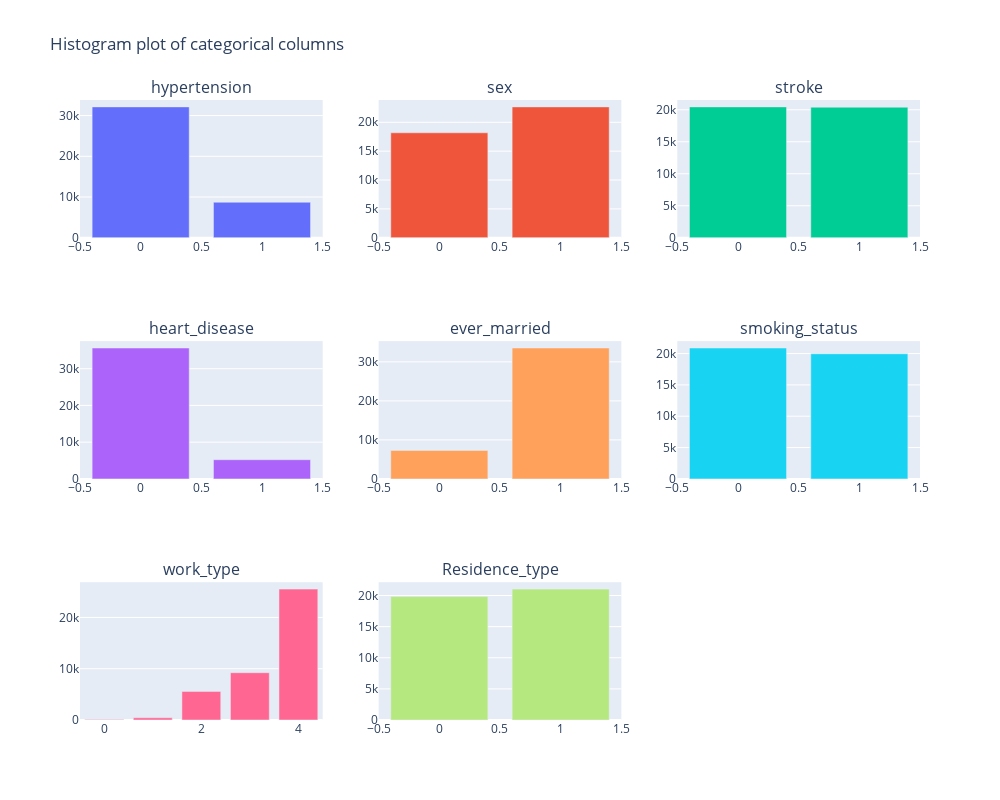

Here is the notebook cell this chart was saved with:
### Code cell
n_cols = 3
n_rows = n_rows = int(np.ceil(len(categorical_s.copy()) / n_cols))

"""Histogram using plotly"""
fig = make_subplots(rows=n_rows, cols=n_cols,
                    subplot_titles=tuple(categorical_s.copy()))

for i, col in enumerate(categorical_s.copy()):
    counts = data_dict['S'][col].value_counts()
    fig.add_trace(go.Bar(name=col, x=counts.index, y=counts.values), 
                  row=i//n_cols + 1,
                  col=i%n_cols + 1)

fig.update_layout(title="Histogram plot of categorical columns",
                 height=800,
                 width=1000,
                 showlegend=False)

### Figure 1 — Plotly figure (JSON) as saved in the notebook; plotly's stock layout.template omitted (floating-point values rounded to 4 significant figures)
{"data": [{"name": "hypertension", "type": "bar", "x": [0, 1], "xaxis": "x", "y": [32124, 8725], "yaxis": "y"}, {"name": "sex", "type": "bar", "x": [1, 0], "xaxis": "x2", "y": [22667, 18182], "yaxis": "y2"}, {"name": "stroke", "type": "bar", "x": [0, 1], "xaxis": "x3", "y": [20447, 20402], "yaxis": "y3"}, {"name": "heart_disease", "type": "bar", "x": [0, 1], "xaxis": "x4", "y": [35633, 5216], "yaxis": "y4"}, {"name": "ever_married", "type": "bar", "x": [1, 0], "xaxis": "x5", "y": [33549, 7300], "yaxis": "y5"}, {"name": "smoking_status", "type": "bar", "x": [0, 1], "xaxis": "x6", "y": [20886, 19963], "yaxis": "y6"}, {"name": "work_type", "type": "bar", "x": [4, 3, 2, 1, 0], "xaxis": "x7", "y": [25528, 9223, 5582, 431, 85], "yaxis": "y7"}, {"name": "Residence_type", "type": "bar", "x": [1, 0], "xaxis": "x8", "y": [21028, 19821], "yaxis": "y8"}], "layout": {"annotations": [{"font": {"size": 16}, "showarrow": false, "text": "hypertension", "x": 0.1444, "xanchor": "center", "xref": "paper", "y": 1, "yanchor": "bottom", "yref": "paper"}, {"font": {"size": 16}, "showarrow": false, "text": "sex", "x": 0.5, "xanchor": "center", "xref": "paper", "y": 1, "yanchor": "bottom", "yref": "paper"}, {"font": {"size": 16}, "showarrow": false, "text": "stroke", "x": 0.8556, "xanchor": "center", "xref": "paper", "y": 1, "yanchor": "bottom", "yref": "paper"}, {"font": {"size": 16}, "showarrow": false, "text": "heart_disease", "x": 0.1444, "xanchor": "center", "xref": "paper", "y": 0.6111, "yanchor": "bottom", "yref": "paper"}, {"font": {"size": 16}, "showarrow": false, "text": "ever_married", "x": 0.5, "xanchor": "center", "xref": "paper", "y": 0.6111, "yanchor": "bottom", "yref": "paper"}, {"font": {"size": 16}, "showarrow": false, "text": "smoking_status", "x": 0.8556, "xanchor": "center", "xref": "paper", "y": 0.6111, "yanchor": "bottom", "yref": "paper"}, {"font": {"size": 16}, "showarrow": false, "text": "work_type", "x": 0.1444, "xanchor": "center", "xref": "paper", "y": 0.2222, "yanchor": "bottom", "yref": "paper"}, {"font": {"size": 16}, "showarrow": false, "text": "Residence_type", "x": 0.5, "xanchor": "center", "xref": "paper", "y": 0.2222, "yanchor": "bottom", "yref": "paper"}], "height": 800, "showlegend": false, "title": {"text": "Histogram plot of categorical columns"}, "width": 1000, "xaxis": {"anchor": "y", "domain": [0, 0.2889]}, "xaxis2": {"anchor": "y2", "domain": [0.3556, 0.6444]}, "xaxis3": {"anchor": "y3", "domain": [0.7111, 1]}, "xaxis4": {"anchor": "y4", "domain": [0, 0.2889]}, "xaxis5": {"anchor": "y5", "domain": [0.3556, 0.6444]}, "xaxis6": {"anchor": "y6", "domain": [0.7111, 1]}, "xaxis7": {"anchor": "y7", "domain": [0, 0.2889]}, "xaxis8": {"anchor": "y8", "domain": [0.3556, 0.6444]}, "xaxis9": {"anchor": "y9", "domain": [0.7111, 1]}, "yaxis": {"anchor": "x", "domain": [0.7778, 1]}, "yaxis2": {"anchor": "x2", "domain": [0.7778, 1]}, "yaxis3": {"anchor": "x3", "domain": [0.7778, 1]}, "yaxis4": {"anchor": "x4", "domain": [0.3889, 0.6111]}, "yaxis5": {"anchor": "x5", "domain": [0.3889, 0.6111]}, "yaxis6": {"anchor": "x6", "domain": [0.3889, 0.6111]}, "yaxis7": {"anchor": "x7", "domain": [0, 0.2222]}, "yaxis8": {"anchor": "x8", "domain": [0, 0.2222]}, "yaxis9": {"anchor": "x9", "domain": [0, 0.2222]}}}
